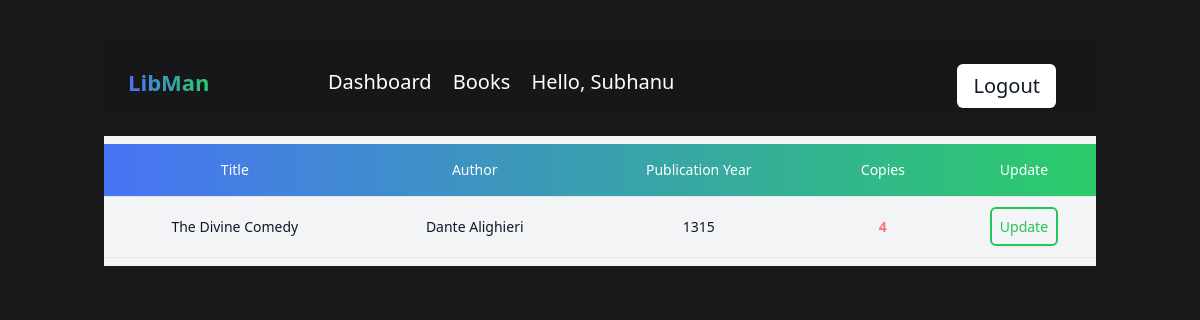
The app's page /books/ (signed in) with its own data.
### main/models.py (models this page shows, shortened)
class Customer(models.Model):
    user=models.OneToOneField(User, null=True,on_delete=models.CASCADE)
    name=models.CharField(max_length=200, null=True)
    email=models.CharField(max_length=200, null=True)
    date_created=models.DateTimeField(auto_now_add=True, null=True)

class Book(models.Model):
    title=models.CharField(max_length=200, null=True)
    author=models.CharField(max_length=200, null=True)
    yearOfPublication=models.CharField(max_length=5, null=True)
    copies=models.IntegerField(null=True)
    description=models.CharField(max_length=10000, null=True)
    date_created=models.DateTimeField(auto_now_add=True, null=True)
    tags=models.ManyToManyField(Tag)

### main/views.py (the view)
# urls.py: path('books/',views.books,name='books'),
def books(request):
    books = Book.objects.all()
    context={'books':books}
    return render(request,'main/books.html',context)

### main/templates/main/books.html (shortened to what this page needs)
{% extends 'main/base.html' %}
{% block content %}
<div>
    <div class="flex flex-col bg-gray-100">
        <div class="overflow-x-auto sm:-mx-6 lg:-mx-8">
          <div class="py-2 inline-block min-w-full sm:px-6 lg:px-8">
            <div class="overflow-x-auto">
              <table class="min-w-full text-center">
                <thead class="border-b bg-gradient-to-r from-[#4873f5] to-[#2bcc69] ">
                  <tr>
                    <th scope="col" class="text-sm font-medium px-6 py-4 text-center">
                      Title
                    </th>
                    <th scope="col" class="text-sm font-medium px-6 py-4 text-center">
                      Author
                    </th>
                    <th scope="col" class="text-sm font-medium px-6 py-4 text-center">
                      Publication Year
                    </th>
                    <th scope="col" class="text-sm font-medium px-6 py-4 text-center">
                      Copies
                    </th>
                    <th scope="col" class="text-sm font-medium px-6 py-4 text-center">
                      Update
                    </th>
                  </tr>
                </thead>
                <tbody>
                    {% for book in books %}
                  <tr class="border-b">
                    <td class="text-sm text-gray-900 px-6 py-4 whitespace-nowrap">
                      {{book.title}}
                    </td>
                    <td class="text-sm text-gray-900 px-6 py-4 whitespace-nowrap">
                      {{book.author}}
                    </td>
                    <td class="text-sm text-gray-900 px-6 py-4 whitespace-nowrap">
                      {{book.yearOfPublication}}
                    </td>
                    {% if book.copies < 5 %}
                    <td class="text-sm text-rose-400 font-bold px-6 py-4 whitespace-nowrap">
                      {{book.copies}}
                    </td>
                    {% elif book.copies < 15 %}
                    <td class="text-sm text-gray-900 font-bold px-6 py-4 whitespace-nowrap">
                      {{book.copies}}
                    </td>
                    {% endif %}
                    <td class="px-2 py-5 border-b border-gray-200 text-sm text-center">
                      <a class="border-2 text-center cursor-pointer border-green-500 text-green-500 bg-transparent hover:bg-green-500 hover:text-white shadow-sm rounded-md p-2 whitespace-no-wrap" href="{% url 'update_book' book.id %}">
                        Update
                      </a>
                    </td>
                  </tr>
                  {% endfor %}
                </tbody>
              </table>
            </div>
          </div>
        </div>
      </div>
</div>
{% endblock %}

### main/templates/main/base.html (shortened to what this page needs)
<!DOCTYPE html>
<html lang="en">
  <head>
    <script src="https://cdn.tailwindcss.com"></script>
  </head>
  <body
    class="bg-zinc-900 text-white m-0 text-xl w-full text-white overflow-auto font-figtree"
  >
    <main class="m-auto p-6 max-w-6xl md:p-10 md:px-20">
      <nav
        class="pt-6 pb-4 md:pb-12 sticky !backdrop-blur-sm !bg-opacity-80 top-0 bg-zinc-900"
      >
        <span
          class="absolute pr-4 font-bold text-[22px] left-12 md:left-5 ml-2 pt-0 md:left-14 md:ml-1 md:pt-1"
        >
          <a
            href="/"
            class="text-transparent bg-clip-text bg-gradient-to-r from-[#4873f5] to-[#2bcc69] animate-rainbow"
            >LibMan</a
          >
        </span>
        <span
          class="absolute pl-14 text-xl left-40 pt-1 w-max-4xl hidden md:block text-white "
        >
          {% if request.user.is_staff %}
          <a class="px-2 hover:text-blue-400 transition" href="/">Home</a>
          {% else %}
          <a class="px-2 hover:text-blue-400 transition" href="/userPage">Dashboard</a>
          {% endif %}
          <a class="px-2 hover:text-blue-400 transition" href="/books">Books</a>
          <span class="px-2 hover:text-blue-400 transition ">Hello, {{request.user.customer.name}} </span>
        </span>
        <a
          class="absolute pointer right-8 md:right-10 py-2 px-4 bg-white text-gray-900 rounded-md"
          href="{% url 'logout' %}"
          target="_blank"
          rel="noopener nofollow"
          aria-label="github logo"
        >
          Logout
        </a>
      </nav>
      <div class="w-full mt-6">{% block content %}{% endblock %}</div>
    </main>
  </body>
</html>

### records on screen
Book: title "The Divine Comedy", author "Dante Alighieri", yearOfPublication "1315", copies "4"

### other values on screen
{{ request.user.customer.name }} "Subhanu"
